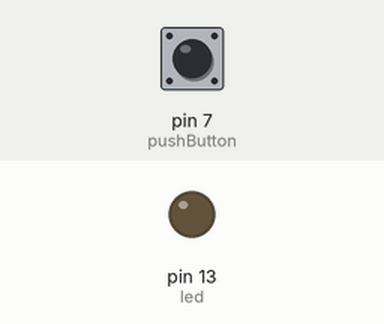
The sketch below on a simulated Arduino Uno, built with avr-gcc and run on an emulated ATmega328P. Shown: output pins drawn as LEDs (lit = HIGH). The test bench sets the inputs (shaded band); at power-on: pin 7 (pushButton) LOW.

Above: at 1.4 s.
1.5 s: pin 7 (pushButton) pulled HIGH for 0.35 s
At 1.9 s:
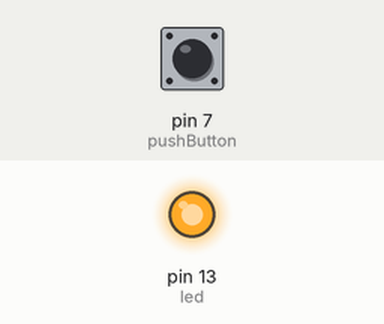
3.6 s: pin 7 (pushButton) pulled HIGH for 3.2 s
At 8.1 s:
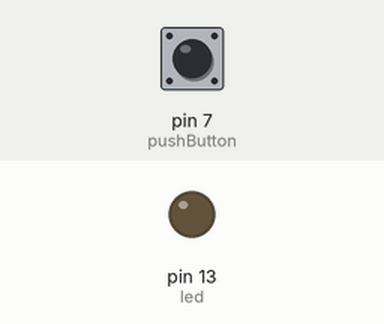
Timing chart, 0 to 9.6 s (numbered marks = the images above; inputs shaded):
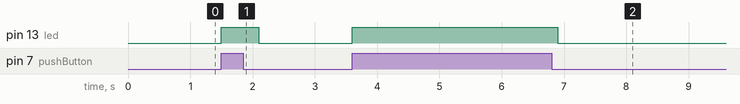

The sketch:

ButtonLed.ino
```cpp
/* ========================================================================= */
/*                                                                           */
/*   ButtonLed.ino                                                           */
/*   (c) 2023-12-12 Труфанов Владимир                                        */
/*                                                                           */
/*   Description: программа включает светодиод, когда пользователь нажимает
     кнопку. Алгоритм программы заключается в считывании состояния кнопки с
     помощью функции digitalRead(). Чтобы включить светодиод, нужно использовать
     digitalWrite () и установить значение HIGH.

     На плату Arduino UNO (Nano, Mega, micro и пр.) установлен светодиод,
     который соединен с 13 pin платы. На плате он обозначается буквой L.
*/
/* ========================================================================= */

/*
//  Тестирование лампочки-светодиода (зеленого):
//  зажигаем светодиод на одну секунду, затем выключаем его на
//  одну  секунду в цикле.
void setup()
{
   // Инициализируем цифровой вход/выход в режиме выхода.
   // Выход 13 на большинстве плат Arduino подключен к светодиоду на плате.
   pinMode(13, OUTPUT);
}
void loop()
{
   digitalWrite(13, HIGH);   // зажигаем светодиод
   delay(1000);              // ждем секунду
   digitalWrite(13, LOW);    // выключаем светодиод
   delay(1000);              // ждем секунду
}
*/

// Связываем светодиод с 13 цифровым контактом
int led = 13;
// Кнопку привязываем к 7 контакту
int pushButton = 7;
// Инициируем состояние кнопки
int state = 0;

void setup()
{
   // Настраиваем контакт светодиода на выход (запись)
   pinMode(led, OUTPUT);
   // Настраиваем контакт кнопки на чтение
   // (второй контакт кнопки привязан к земле 3.3V)
   pinMode(pushButton, INPUT);
}

void loop()
{
   // Cчитываем состояние кнопки с помощью функции digitalRead() (то есть
   // смотрим есть ли 3.3V на контакте. Значение состояния передаем в функцию
   // digitalWrite() для включения или выключения светодиода. Далее пауза 3/10
   // секунды и заново смотрим состояние кнопки
   state = digitalRead(pushButton);
   digitalWrite(led,state);
   delay(300);
}
```

Measured:
- after the input at 1.5 s, pin 13 (led): LOW → HIGH at once, → LOW 0.60 s later
- after the input at 3.6 s, pin 13 (led): LOW → HIGH at once, → LOW 3.3 s later
